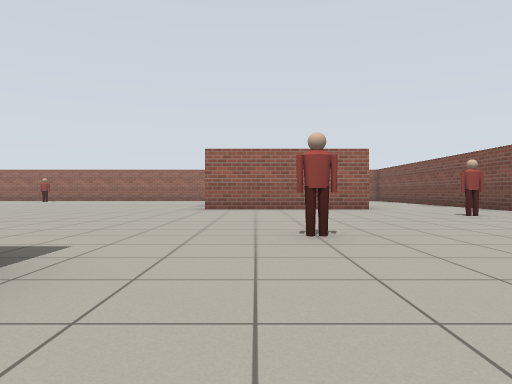
[1] (above)

23 first-person views from a walk through a robot-simulator world made for Gazebo. The camera is 0.72 m above the floor, looks level and sees 70° across. The floor is counted in squares, 2 m on a side. Each view is taken from the middle of a square. On the plan, view 1 faces up. The plan holds only what a view shows up to about 9 squares ahead; the rest is blank. Some stock models are drawn as simple stand-ins.

[2]
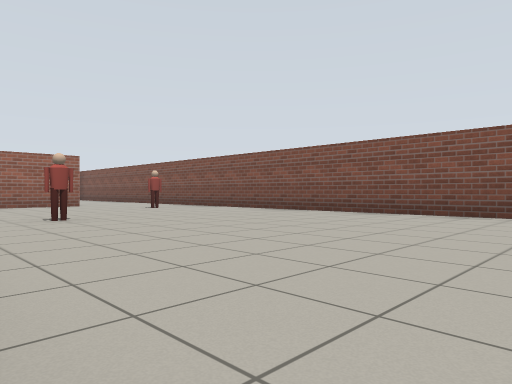

[3]
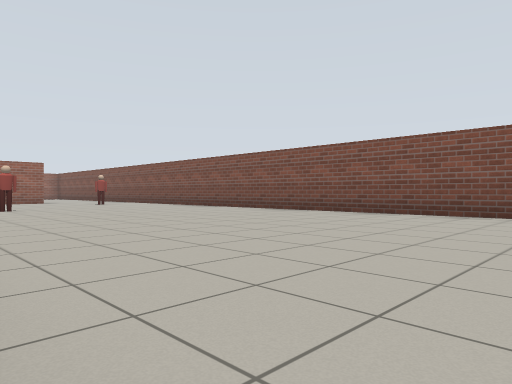

[4]
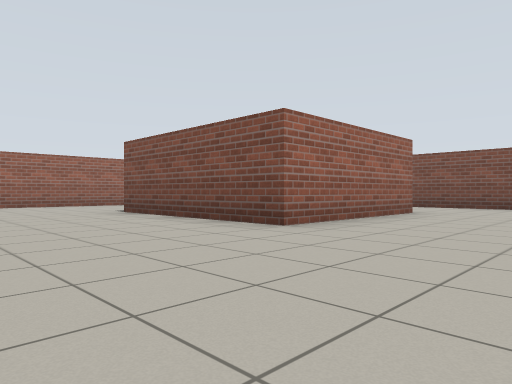

[5]
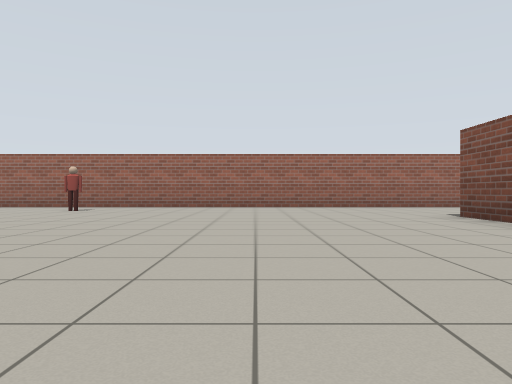

[6]
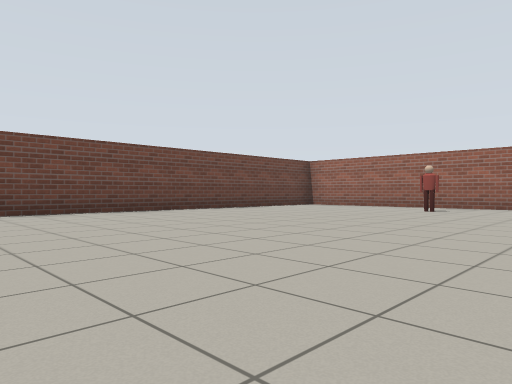

[7]
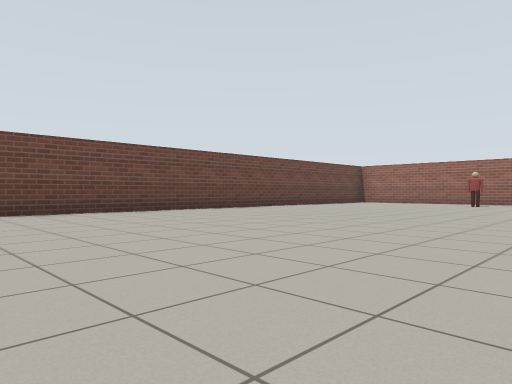

[8]
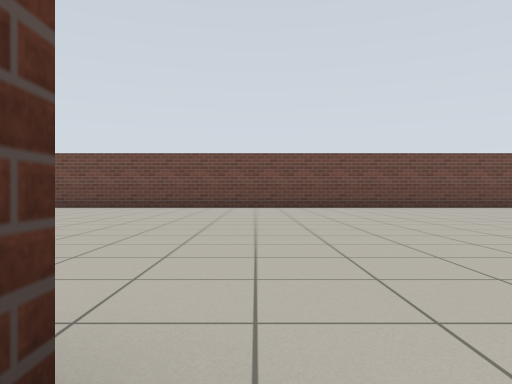

[9]
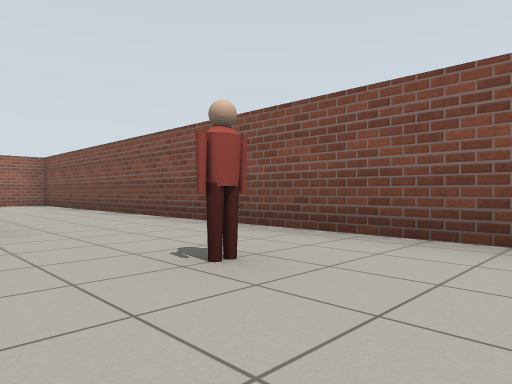

[10]
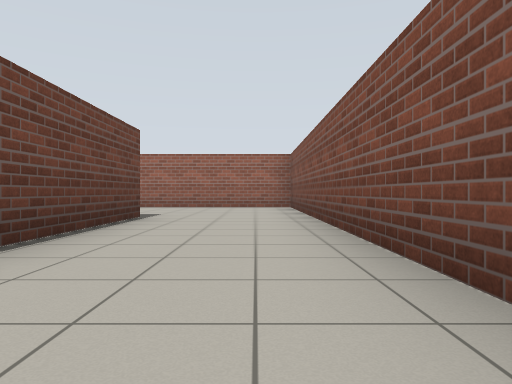

[11]
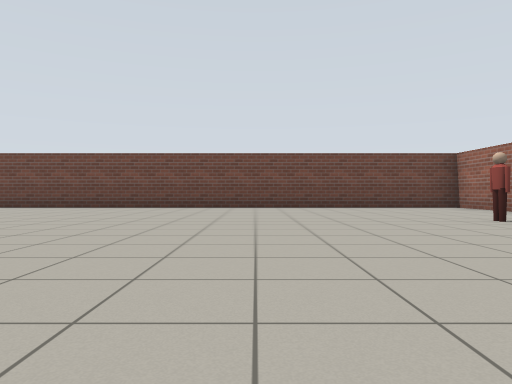

[12]
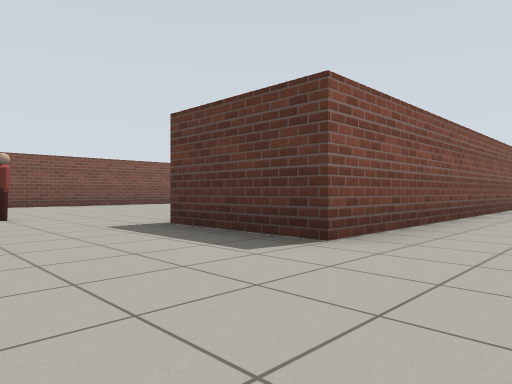

[13]
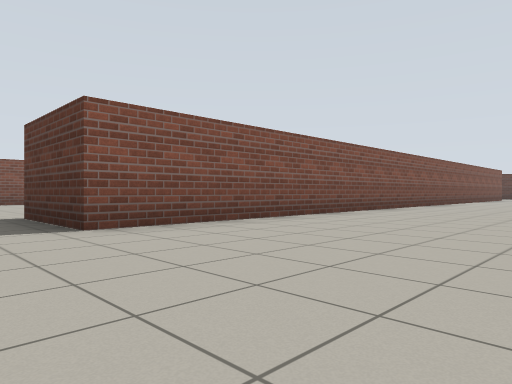

[14]
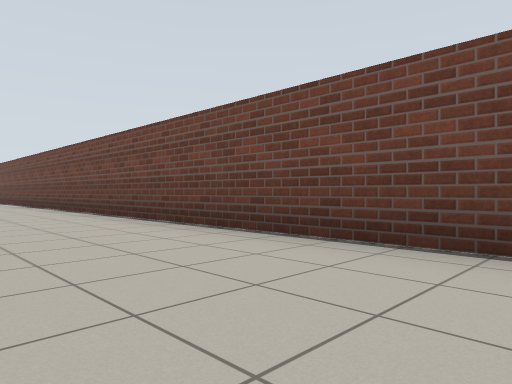

[15]
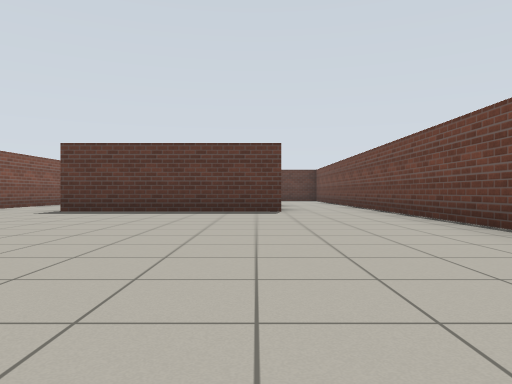

[16]
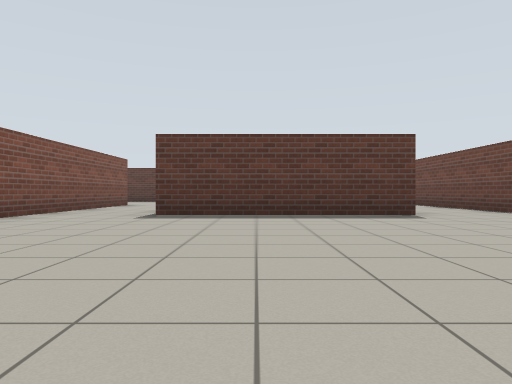

[17]
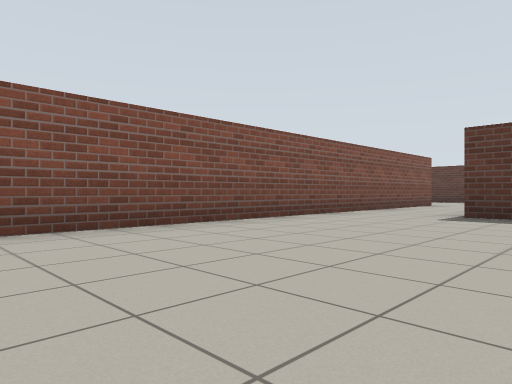

[18]
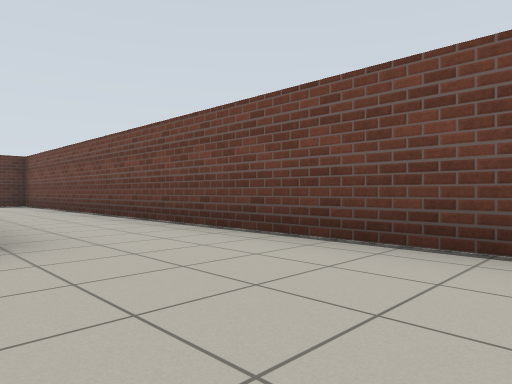

[19]
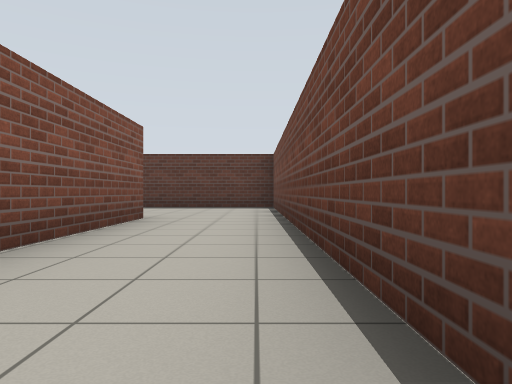

[20]
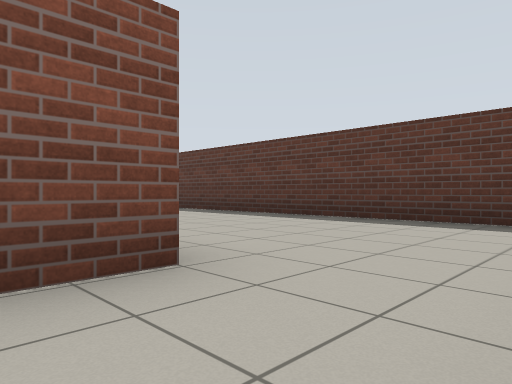

[21]
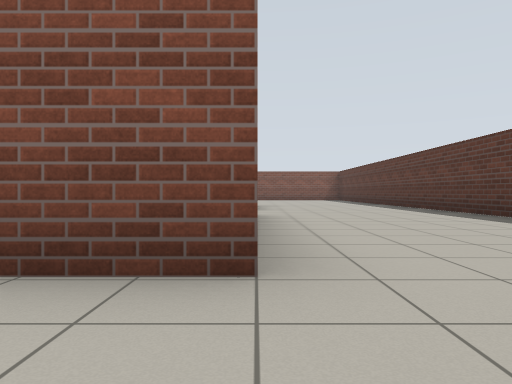

[22]
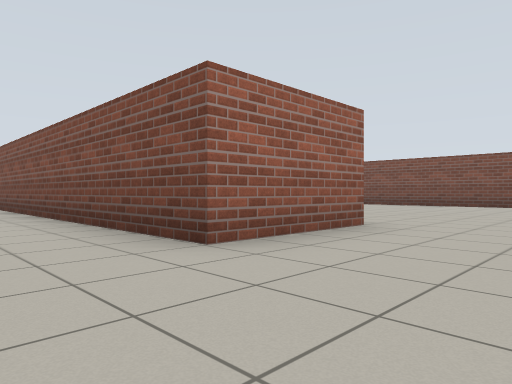

[23]
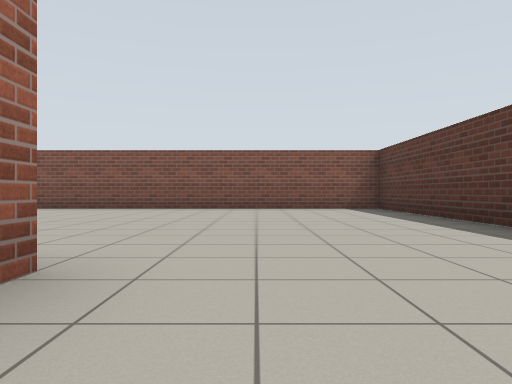

### Floor plan
Points are (right, up) in squares from view 1. A wall is a line through its corners. A room is listed if a view was taken in it or the views show most of it. See-through windows are left out.
Room 1 (views 1, 2, 3, 4, 5, 6, 7, 8, 9, 10, 11, 12, 13, 14, 15, 16, 17, 18, 19, 20, 21, 22, 23)
walls: (4.8, -4) (4.8, 14.6) (-11.4, 14.6) (-11.4, -18.6) (-2, -18.6); (-9.5, -10.6) (-5.4, -10.6); (2.4, 7.5) (-1, 7.5) (-1, 11.4); (-1.3, -15) (-3.5, -15) (-3.5, 1.7) (-1.2, 1.7); (-9.5, -15.1) (-9.5, -12.1); (2.3, 11.3) (2.3, 8.4); (0.6, -18.6) (4.8, -18.6) (4.8, -11.2)
objects: person (-7, 13); person (1, 3); person (3, 6)

Where each view was taken, in squares from view 1:
view 1: 0 up, 0 right, facing up
view 2: 2 down, 1 left, facing up-right
view 3: 5 down, 1 left, facing up-right
view 4: 5 up, 4 left, facing up-right
view 5: 6 up, 4 left, facing up
view 6: 6 up, 5 left, facing up-left
view 7: 3 up, 5 left, facing up-left
view 8: 2 up, 3 left, facing left
view 9: 4 up, 2 right, facing up-right
view 10: 6 up, 4 right, facing up
view 11: 10 up, 3 left, facing left
view 12: 4 up, 5 left, facing down-right
view 13: 3 up, 7 left, facing down-right
view 14: 0 up, 9 left, facing down-left
view 15: 4 down, 9 left, facing down
view 16: 5 down, 7 left, facing down
view 17: 5 down, 7 left, facing down-right
view 18: 8 down, 9 left, facing down-left
view 19: 10 down, 11 left, facing down
view 20: 14 down, 11 left, facing down-right
view 21: 15 down, 11 left, facing right
view 22: 17 down, 5 left, facing up-right
view 23: 16 down, 3 left, facing right
